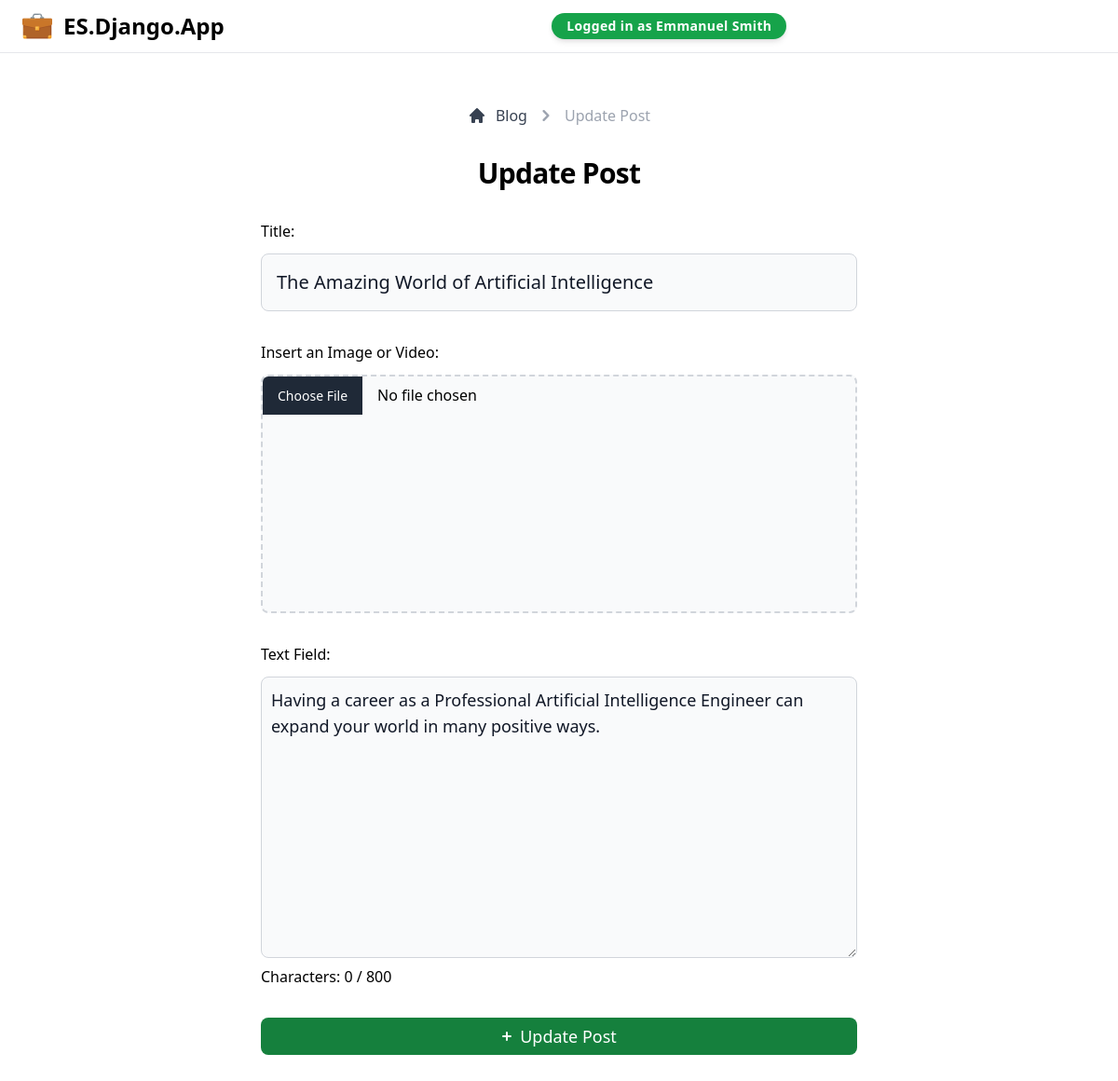
Screenshot of /update/2/ (signed in) with the database file from the repository.
### blog/models.py (models this page shows, shortened)
class Post(models.Model):
    author = models.ForeignKey('auth.User', verbose_name='Author', on_delete=models.CASCADE, blank=False, null=False)
    media = models.FileField(verbose_name='Insert an Image or Video', upload_to=media_upload_location, blank=True, null=True)
    title = models.CharField(verbose_name='Title', max_length=150, blank=False, null=False)
    text_field = models.TextField(verbose_name='Text Field', blank=False, null=False)
    published_date = models.DateTimeField(verbose_name='Published Date', auto_now_add=True)

### blog/views.py (the view)
# urls.py: path('update/<int:pk>/', views.update_post_view, name='update_post'),
@login_required
def update_post_view(request, pk):
    if request.user.is_superuser:
        post = get_object_or_404(m.Post, id=pk)
    else:
        post = get_object_or_404(m.Post, id=pk, author=request.user)
    if request.method == 'POST':
        form = f.PostUpdateForm(request.POST, request.FILES, instance=post)
        if form.is_valid():
            form.save()
            messages.success(request, f"Your post has been updated.")
            return redirect('post_list')
        else:
            messages.error(request, f"There was an error updating the post.")
    else:
        form = f.PostUpdateForm(instance=post)
    return render(request, 'blog/create.html', {'form': form})

### blog/forms.py
class PostUpdateForm(forms.ModelForm):
    class Meta:
        model = m.Post
        fields = ['title', 'media', 'text_field']
        widgets = {
            'title': forms.TextInput(
                attrs={
                    'class': 'mt-3 mb-8 block w-full md:w-[40rem] p-4 text-gray-900 border border-gray-300 rounded-lg bg-gray-50 text-xl focus:ring-blue-500 focus:border-blue-500',
                    'placeholder': 'Enter a title...'
                }
            ),
            'media': forms.FileInput(
                attrs={
                    'class': 'mt-3 mb-8 flex flex-col items-center justify-center w-full h-64 border-2 border-gray-300 border-dashed rounded-lg cursor-pointer bg-gray-50 hover:bg-gray-100',
                    'accept': '.jpg,.png,.jpeg,.mp4,.mov'
                }
            ),
            'text_field': forms.Textarea(
                attrs={
                    'class': 'mt-3 block p-2.5 w-full text-lg text-gray-900 bg-gray-50 rounded-lg border border-gray-300 focus:ring-blue-500 focus:border-blue-500',
                    'id': 'text_field',
                    'placeholder': 'Write here...'
                }
            )
        }

### templates/blog/create.html (shortened to what this page needs)
{% extends 'index.html' %}
{% load static %}
{% block content %}
    <section id="create_post">
        <div class="grid place-items-center px-4">
            <nav class="flex my-8 pt-28 sm:pt-20" aria-label="Breadcrumb">
                <ol class="inline-flex max-sm:space-y-4 items-center max-sm:flex-col space-x-1 text-base font-medium md:space-x-2">
                    <li class="inline-flex items-center">
                        <a href="{% url 'post_list' %}" class="inline-flex items-center text-gray-700 hover:text-green-600">
                        <svg class="w-5 h-5 mr-2.5" fill="currentColor" viewBox="0 0 20 20" xmlns="http://www.w3.org/2000/svg"><path d="M10.707 2.293a1 1 0 00-1.414 0l-7 7a1 1 0 001.414 1.414L4 10.414V17a1 1 0 001 1h2a1 1 0 001-1v-2a1 1 0 011-1h2a1 1 0 011 1v2a1 1 0 001 1h2a1 1 0 001-1v-6.586l.293.293a1 1 0 001.414-1.414l-7-7z"></path></svg>
                            Blog
                        </a>
                    </li>
                    <li>
                        <div class="flex items-center">
                            <svg class="w-6 h-6 text-gray-400" fill="currentColor" viewBox="0 0 20 20" xmlns="http://www.w3.org/2000/svg"><path fill-rule="evenodd" d="M7.293 14.707a1 1 0 010-1.414L10.586 10 7.293 6.707a1 1 0 011.414-1.414l4 4a1 1 0 010 1.414l-4 4a1 1 0 01-1.414 0z" clip-rule="evenodd"></path></svg>
                                <span class="ml-1 text-gray-400 md:ml-2" aria-current="page">
                                    {% if 'create' in request.path %}
                                        Create Post
                                    {% else %}
                                        Update Post
                                    {% endif %}
                                </span>
                        </div>
                    </li>
                </ol>
            </nav>
            <h1 class="mb-8 text-3xl font-bold tracking-tight text-black-900">
                {% if 'create' in request.path %}
                    Create Post
                {% else %}
                    Update Post
                {% endif %}
            </h1>
            <form method="post" enctype="multipart/form-data">
                {% csrf_token %} {{ form.as_p }}
                <div id="character-counter" class="mt-2">
                    <span>Characters: </span>
                    <span id="typed-characters">0</span>
                    <span>/</span>
                    <span id="maximum-characters">800</span>
                </div>
                <button type="submit" name="save" class="my-8 w-full inline-flex items-center justify-center text-white bg-green-700 hover:bg-green-800 focus:ring-4 focus:ring-green-300 font-medium rounded-lg text-lg px-3 py-1.5 focus:outline-none">
                    <svg aria-hidden="true" class="mr-1 -ml-1 w-5 h-5" fill="currentColor" viewBox="0 0 20 20" xmlns="http://www.w3.org/2000/svg">
                        <path fill-rule="evenodd" d="M10 5a1 1 0 011 1v3h3a1 1 0 110 2h-3v3a1 1 0 11-2 0v-3H6a1 1 0 110-2h3V6a1 1 0 011-1z" clip-rule="evenodd"></path>
                    </svg>
                    {% if 'create' in request.path %}
                        Create Post
                    {% else %}
                        Update Post
                    {% endif %}
                </button>
            </form>
        </div>
    </section>
{% endblock %}

### templates/index.html (shortened to what this page needs)
{% load static %}
<!DOCTYPE html>
<html lang="en">
    <head>
        <script src="https://cdn.tailwindcss.com"></script>
        <link href="https://cdnjs.cloudflare.com/ajax/libs/flowbite/2.3.0/flowbite.min.css"  rel="stylesheet" />
    </head>
    <body>
        <section id="navbar">
            {% include 'user/components/navbar.html' %}
        </section>
        <div id="content">
            {% block content %}
            {% endblock %}
        </div>
    </body>
</html>

### templates/user/components/navbar.html (shortened to what this page needs)
{% load static %}
<header class="antialiased">
    <nav class="fixed z-40 w-full bg-white border-b border-gray-200 p-5 md:py-3">
        <div class="flex flex-wrap justify-between items-center">
            <div class="flex justify-start items-center max-md:mx-auto">
                <a href="{% url 'post_list' %}" class="flex ml-1 mr-4">
                    <img src="{% static 'imgs/generic/favicon.png' %}" class="mr-3 h-8" alt="Logo ES.Django.App" />
                    <span class="self-center text-2xl font-semibold whitespace-nowrap">ES.Django.App</span>
                </a>
            </div>
            {% if request.user.is_authenticated %}
                <span class="inline-flex max-md:mt-3 text-sm mx-auto rounded-full bg-green-600 px-4 py-1 font-semibold tracking-wide text-white shadow-md truncate">
                    Logged in as {{ request.user.first_name }} {{ request.user.last_name }}
                </span>
            {% endif %}
                </div>
    </nav>
</header>

### rows the page displays
Post: title "The Amazing World of Artificial Intelligence", text_field "Having a career as a Professional Artificial Intelligence Engineer can expand your world in many positive ways."

### other values shown
{{ request.user.first_name }} "Emmanuel"
{{ request.user.last_name }} "Smith"
